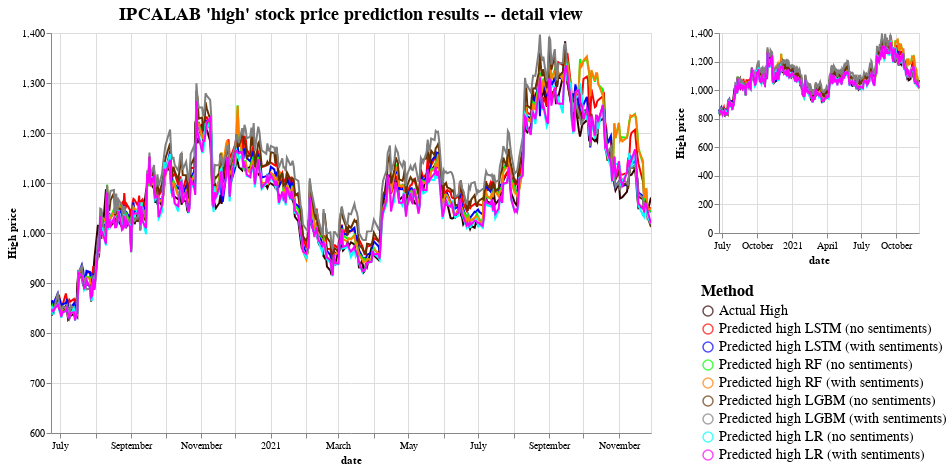

Here is the notebook cell this chart was saved with:
### Code cell
source = melted_df
zoom = alt.selection_interval(encodings=["x", "y"])

minimap = (
    alt.Chart(melted_df)
    .mark_line()
    .add_params(zoom)
    .encode(
        x="date:T",
        y="High price:Q",
        color=alt.condition(zoom, "Method", alt.value("darkgrey")),
    )
    .properties(
        width=200,
        height=200,
        ))

selectors = alt.Chart(melted_df).mark_point().encode(
    x='date:T',
    opacity=alt.value(0),
).add_params(
    nearest
)

base = alt.Chart(source).encode(x='date:T')
columns = sorted(source.Method.unique())
selection = alt.selection_single(
    fields=['date'], nearest=True, on='mouseover', empty='none', clear='mouseout'
)

lines = base.mark_line().encode(
        alt.X("date:T").scale(domain={"param": zoom.name, "encoding": "x"}),
        alt.Y("High price:Q").scale(domain={"param": zoom.name, "encoding": "y"}),
        color = alt.Color('Method:N',scale=palette, legend=alt.Legend(labelLimit = 400))
).properties(width=600, height=400, title="IPCALAB 'high' stock price prediction results -- detail view")

points = lines.mark_point().transform_filter(selection)

rule = base.transform_pivot(
    'Method', value='High price', groupby=['date']
).mark_rule().encode(
    opacity=alt.condition(selection, alt.value(0.3), alt.value(0)),
    tooltip=[alt.Tooltip(c, type='quantitative') for c in columns]
).add_selection(selection)

(lines + points + rule | minimap).configure_legend(
    orient='none',direction = 'vertical',legendX = 650,  legendY = 250, offset=-200,
    symbolDirection='vertical',
        titleFontSize=16,
        labelFontSize=14
    ).configure_title(fontSize=18)

### Figure 1 — Vega-Lite specification as saved in the notebook (floating-point values rounded to 4 significant figures; data arrays with more than 128 entries replaced by an {"elided": "..."} marker saying what was removed)
{"usermeta": {"embedOptions": {"theme": "fivethirtyeight"}}, "config": {"view": {"continuousWidth": 300, "continuousHeight": 300}, "legend": {"direction": "vertical", "labelFontSize": 14, "legendX": 650, "legendY": 250, "offset": -200, "orient": "none", "symbolDirection": "vertical", "titleFontSize": 16}, "title": {"fontSize": 18}}, "hconcat": [{"layer": [{"mark": {"type": "line"}, "encoding": {"color": {"field": "Method", "legend": {"labelLimit": 400}, "scale": {"domain": ["Actual High", "Predicted high LSTM (no sentiments)", "Predicted high LSTM (with sentiments)", "Predicted high RF (no sentiments)", "Predicted high RF (with sentiments)", "Predicted high LGBM (no sentiments)", "Predicted high LGBM (with sentiments)", "Predicted high LR (no sentiments)", "Predicted high LR (with sentiments)"], "range": ["#330000", "#FF0000", "#0000FF", "#00FF00", "#FF8000", "#663300", "#808080", "#00FFFF", "#FF00FF"]}, "type": "nominal"}, "x": {"field": "date", "scale": {"domain": {"param": "param_9", "encoding": "x"}}, "type": "temporal"}, "y": {"field": "High price", "scale": {"domain": {"param": "param_9", "encoding": "y"}}, "type": "quantitative"}}, "title": "IPCALAB 'high' stock price prediction results -- detail view"}, {"mark": {"type": "point"}, "encoding": {"color": {"field": "Method", "legend": {"labelLimit": 400}, "scale": {"domain": ["Actual High", "Predicted high LSTM (no sentiments)", "Predicted high LSTM (with sentiments)", "Predicted high RF (no sentiments)", "Predicted high RF (with sentiments)", "Predicted high LGBM (no sentiments)", "Predicted high LGBM (with sentiments)", "Predicted high LR (no sentiments)", "Predicted high LR (with sentiments)"], "range": ["#330000", "#FF0000", "#0000FF", "#00FF00", "#FF8000", "#663300", "#808080", "#00FFFF", "#FF00FF"]}, "type": "nominal"}, "x": {"field": "date", "scale": {"domain": {"param": "param_9", "encoding": "x"}}, "type": "temporal"}, "y": {"field": "High price", "scale": {"domain": {"param": "param_9", "encoding": "y"}}, "type": "quantitative"}}, "title": "IPCALAB 'high' stock price prediction results -- detail view", "transform": [{"filter": {"param": "param_10", "empty": false}}]}, {"mark": {"type": "rule"}, "encoding": {"opacity": {"condition": {"param": "param_10", "value": 0.3, "empty": false}, "value": 0}, "tooltip": [{"field": "Actual High", "type": "quantitative"}, {"field": "Predicted high LGBM (no sentiments)", "type": "quantitative"}, {"field": "Predicted high LGBM (with sentiments)", "type": "quantitative"}, {"field": "Predicted high LR (no sentiments)", "type": "quantitative"}, {"field": "Predicted high LR (with sentiments)", "type": "quantitative"}, {"field": "Predicted high LSTM (no sentiments)", "type": "quantitative"}, {"field": "Predicted high LSTM (with sentiments)", "type": "quantitative"}, {"field": "Predicted high RF (no sentiments)", "type": "quantitative"}, {"field": "Predicted high RF (with sentiments)", "type": "quantitative"}], "x": {"field": "date", "type": "temporal"}}, "name": "view_5", "transform": [{"pivot": "Method", "value": "High price", "groupby": ["date"]}]}], "height": 400, "width": 600}, {"mark": {"type": "line"}, "encoding": {"color": {"condition": {"param": "param_9", "field": "Method"}, "value": "darkgrey"}, "x": {"field": "date", "type": "temporal"}, "y": {"field": "High price", "type": "quantitative"}}, "height": 200, "name": "view_6", "width": 200}], "data": {"name": "data-f185c9e2ab53ad2b6d5a61156f8ab891"}, "params": [{"name": "param_10", "select": {"type": "point", "clear": "mouseout", "fields": ["date"], "nearest": true, "on": "mouseover"}, "views": ["view_5"]}, {"name": "param_9", "select": {"type": "interval", "encodings": ["x", "y"]}, "views": ["view_6"]}], "$schema": "https://vega.github.io/schema/vega-lite/v5.8.0.json", "datasets": {"data-f185c9e2ab53ad2b6d5a61156f8ab891": {"elided": "6552 records"}}}
